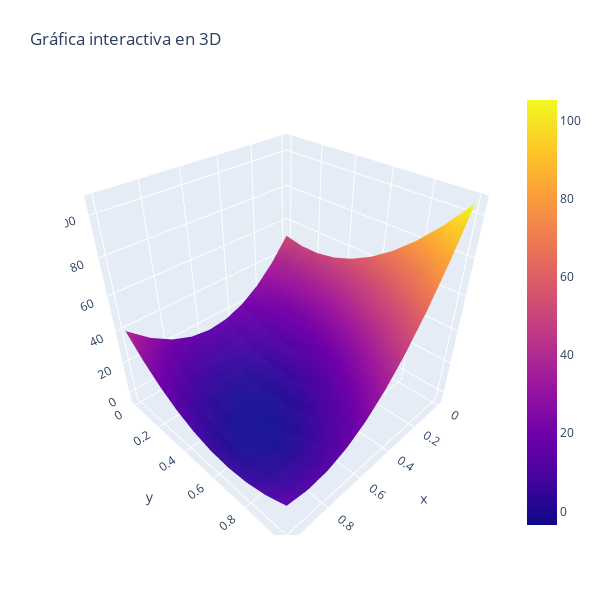

The cell this chart's notebook holds for it:
### Markdown cell above
## Vamos a graficar la función en sí misma,  en un gráfico interactivo

### Code cell
%matplotlib inline  

from numpy import *
from numpy.linalg import norm

from mpl_toolkits.mplot3d import Axes3D
from matplotlib import cm
from matplotlib.ticker import LinearLocator, FormatStrFormatter
from matplotlib.pyplot import *
from numpy import *
import plotly.graph_objects as go
import pandas as pd
import numpy as np


x = arange(-5, 5, 1)
y = arange(-5, 5, 1)
X, Y = meshgrid(x, y)

## Aquí hay que meter la función por primera vez
z =  ((3/2)*(X**2)) + (Y**2) - (X*Y) - ((19/4)*(X)) + (2*Y)


z_data = z
sh_0, sh_1 = z.shape
x, y = np.linspace(0, 1, sh_0), np.linspace(0, 1, sh_1)
fig = go.Figure(data=[go.Surface(z=z, x=x, y=y)])
fig.update_layout(title='Gráfica interactiva en 3D', autosize=False,
                  width=600, height=600,
                  margin=dict(l=65, r=50, b=65, t=90))
fig.show()

### Figure 1 — Plotly figure (JSON) as saved in the notebook; plotly's stock layout.template omitted (floating-point values rounded to 4 significant figures)
{"data": [{"type": "surface", "x": [0, 0.1111, 0.2222, 0.3333, 0.4444, 0.5556, 0.6667, 0.7778, 0.8889, 1], "y": [0, 0.1111, 0.2222, 0.3333, 0.4444, 0.5556, 0.6667, 0.7778, 0.8889, 1], "z": [[51.25, 38, 27.75, 20.5, 16.25, 15, 16.75, 21.5, 29.25, 40], [49.25, 35, 23.75, 15.5, 10.25, 8, 8.75, 12.5, 19.25, 29], [49.25, 34, 21.75, 12.5, 6.25, 3, 2.75, 5.5, 11.25, 20], [51.25, 35, 21.75, 11.5, 4.25, 0, -1.25, 0.5, 5.25, 13], [55.25, 38, 23.75, 12.5, 4.25, -1, -3.25, -2.5, 1.25, 8], [61.25, 43, 27.75, 15.5, 6.25, 0, -3.25, -3.5, -0.75, 5], [69.25, 50, 33.75, 20.5, 10.25, 3, -1.25, -2.5, -0.75, 4], [79.25, 59, 41.75, 27.5, 16.25, 8, 2.75, 0.5, 1.25, 5], [91.25, 70, 51.75, 36.5, 24.25, 15, 8.75, 5.5, 5.25, 8], [105.2, 83, 63.75, 47.5, 34.25, 24, 16.75, 12.5, 11.25, 13]]}], "layout": {"autosize": false, "height": 600, "margin": {"b": 65, "l": 65, "r": 50, "t": 90}, "title": {"text": "Gráfica interactiva en 3D"}, "width": 600}}
